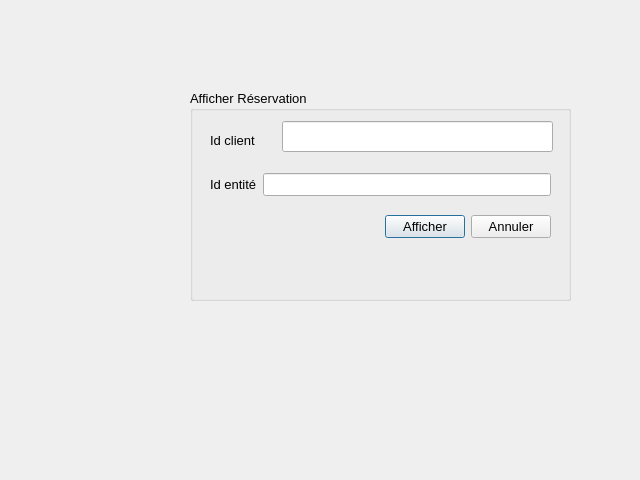
<?xml version="1.0" encoding="UTF-8"?>
<ui version="4.0">
 <class>affreservation</class>
 <widget class="QDialog" name="affreservation">
  <property name="geometry">
   <rect>
    <x>0</x>
    <y>0</y>
    <width>640</width>
    <height>480</height>
   </rect>
  </property>
  <property name="windowTitle">
   <string>Dialog</string>
  </property>
  <widget class="QGroupBox" name="groupBox">
   <property name="geometry">
    <rect>
     <x>190</x>
     <y>90</y>
     <width>381</width>
     <height>211</height>
    </rect>
   </property>
   <property name="font">
    <font>
     <pointsize>10</pointsize>
    </font>
   </property>
   <property name="title">
    <string>Afficher Réservation</string>
   </property>
   <widget class="QLineEdit" name="lineEdit_idc">
    <property name="geometry">
     <rect>
      <x>92</x>
      <y>31</y>
      <width>271</width>
      <height>31</height>
     </rect>
    </property>
   </widget>
   <widget class="QLabel" name="label_2">
    <property name="geometry">
     <rect>
      <x>20</x>
      <y>40</y>
      <width>71</width>
      <height>20</height>
     </rect>
    </property>
    <property name="font">
     <font>
      <pointsize>10</pointsize>
     </font>
    </property>
    <property name="text">
     <string>Id client</string>
    </property>
   </widget>
   <widget class="QWidget" name="layoutWidget">
    <property name="geometry">
     <rect>
      <x>20</x>
      <y>70</y>
      <width>341</width>
      <height>91</height>
     </rect>
    </property>
    <layout class="QVBoxLayout" name="verticalLayout">
     <item>
      <layout class="QHBoxLayout" name="horizontalLayout_2">
       <item>
        <widget class="QLabel" name="label">
         <property name="font">
          <font>
           <pointsize>10</pointsize>
          </font>
         </property>
         <property name="text">
          <string>Id entité</string>
         </property>
        </widget>
       </item>
       <item>
        <widget class="QLineEdit" name="lineEdit_ide"/>
       </item>
      </layout>
     </item>
     <item>
      <layout class="QHBoxLayout" name="horizontalLayout">
       <item>
        <spacer name="horizontalSpacer">
         <property name="orientation">
          <enum>Qt::Horizontal</enum>
         </property>
         <property name="sizeHint" stdset="0">
          <size>
           <width>40</width>
           <height>20</height>
          </size>
         </property>
        </spacer>
       </item>
       <item>
        <widget class="QPushButton" name="pushButton">
         <property name="font">
          <font>
           <pointsize>10</pointsize>
          </font>
         </property>
         <property name="text">
          <string>Afficher</string>
         </property>
        </widget>
       </item>
       <item>
        <widget class="QPushButton" name="pushButton_2">
         <property name="font">
          <font>
           <pointsize>10</pointsize>
          </font>
         </property>
         <property name="text">
          <string>Annuler</string>
         </property>
        </widget>
       </item>
      </layout>
     </item>
    </layout>
   </widget>
  </widget>
  <widget class="QLabel" name="label_3">
   <property name="geometry">
    <rect>
     <x>14</x>
     <y>105</y>
     <width>161</width>
     <height>191</height>
    </rect>
   </property>
   <property name="styleSheet">
    <string notr="true">image: url(:/aff4.png);</string>
   </property>
   <property name="text">
    <string/>
   </property>
  </widget>
 </widget>
 <resources/>
 <connections/>
</ui>
